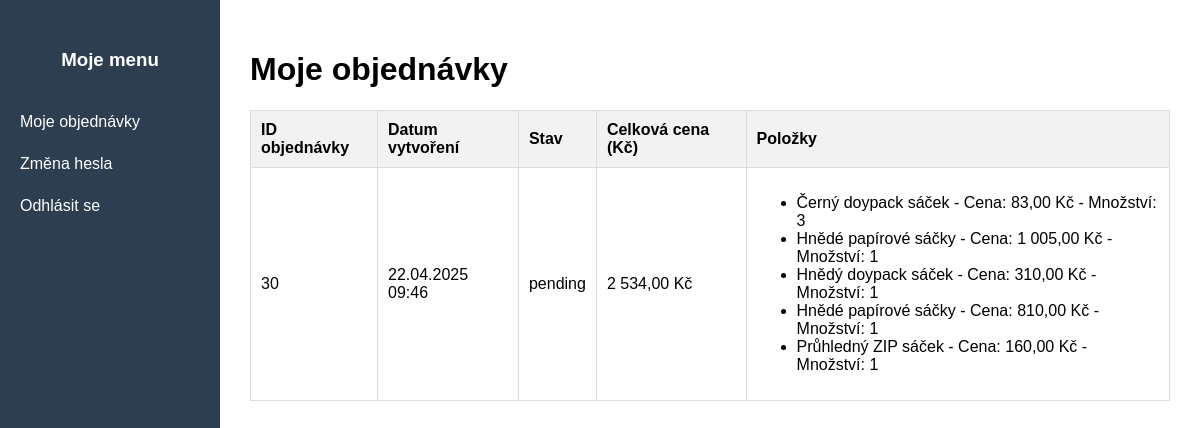
/objednavky.php (signed in), run on the app's committed database.
### tables this page shows
CREATE TABLE `objednavky` (
  `id` bigint(20) UNSIGNED NOT NULL,
  `uzivatel_email` varchar(100) DEFAULT NULL,
  `stav_objednavky` varchar(50) DEFAULT 'pending',
  `celkova_cena` decimal(10,2) DEFAULT NULL,
  `vytvoreno` timestamp NOT NULL DEFAULT current_timestamp()
);

CREATE TABLE `produkty` (
  `id` bigint(20) UNSIGNED NOT NULL,
  `jmeno` varchar(255) NOT NULL,
  `popis_produktu` text DEFAULT NULL,
  `cena` decimal(10,2) NOT NULL,
  `pocet_v_baleni` int(11) DEFAULT NULL,
  `velikost` varchar(50) DEFAULT NULL,
  `image_url` text DEFAULT NULL,
  `kategorie_id` int(11) DEFAULT NULL,
  `vytvoreno` timestamp NOT NULL DEFAULT current_timestamp()
);

CREATE TABLE `produkty_objednavky` (
  `id` bigint(20) UNSIGNED NOT NULL,
  `objednavka_id` int(11) DEFAULT NULL,
  `produkt_id` int(11) DEFAULT NULL,
  `pocet` int(11) NOT NULL,
  `cena_za_kus` decimal(10,2) NOT NULL
);

### objednavky.php (the view, shortened to what this page needs)
<?php
$uzivatel_email = $_SESSION['email'];
require_once 'db.php';
$stmt = $pdo->prepare("
    SELECT o.id AS objednavka_id, o.stav_objednavky, o.celkova_cena, o.vytvoreno,
           p.jmeno AS produkt_nazev, po.pocet, po.cena_za_kus
    FROM objednavky o
    LEFT JOIN produkty_objednavky po ON o.id = po.objednavka_id
    LEFT JOIN produkty p ON po.produkt_id = p.id
    WHERE o.uzivatel_email = ?
    ORDER BY o.vytvoreno DESC
");
$stmt->execute([$uzivatel_email]);
$objednavky = $stmt->fetchAll(PDO::FETCH_ASSOC);
$objednavkyGrouped = [];
foreach ($objednavky as $obj) {
    $objednavka_id = $obj['objednavka_id'];
    if (!isset($objednavkyGrouped[$objednavka_id])) {
        $objednavkyGrouped[$objednavka_id] = [
            'stav_objednavky' => $obj['stav_objednavky'],
            'celkova_cena' => $obj['celkova_cena'],
            'vytvoreno' => $obj['vytvoreno'],
            'produkty' => []
        ];
    }
    $objednavkyGrouped[$objednavka_id]['produkty'][] = [
        'produkt_nazev' => $obj['produkt_nazev'],
        'cena_za_kus' => $obj['cena_za_kus'],
        'pocet' => $obj['pocet']
    ];
}
?>
<!DOCTYPE html>
<html lang="cs">
<head>
    <link rel="stylesheet" href="style2.css">
</head>
<body>
<div class="navbar">
    <h3>Moje menu</h3>
    <a href="objednavky.php">Moje objednávky</a>
    <a href="zmena_hesla.php">Změna hesla</a>
    <a href="logout.php">Odhlásit se</a>
</div>
<div class="content">
    <h1>Moje objednávky</h1>
    <?php if (count($objednavkyGrouped) > 0): ?>
        <table>
            <thead>
                <tr>
                    <th>ID objednávky</th>
                    <th>Datum vytvoření</th>
                    <th>Stav</th>
                    <th>Celková cena (Kč)</th>
                    <th>Položky</th>
                </tr>
            </thead>
            <tbody>
                <?php foreach ($objednavkyGrouped as $orderId => $order): ?>
                    <tr>
                        <td><?php echo htmlspecialchars($orderId); ?></td>
                        <td><?php echo htmlspecialchars(date("d.m.Y H:i", strtotime($order['vytvoreno']))); ?></td>
                        <td><?php echo htmlspecialchars($order['stav_objednavky']); ?></td>
                        <td><?php echo number_format($order['celkova_cena'], 2, ',', ' ') . " Kč"; ?></td>
                        <td>
                            <ul>
                                <?php foreach ($order['produkty'] as $item): ?>
                                    <li>
                                        <?php echo htmlspecialchars($item['produkt_nazev']); ?> -
                                        Cena: <?php echo number_format($item['cena_za_kus'], 2, ',', ' ') . " Kč"; ?> -
                                        Množství: <?php echo htmlspecialchars($item['pocet']); ?>
                                    </li>
                                <?php endforeach; ?>
                            </ul>
                        </td>
                    </tr>
                <?php endforeach; ?>
            </tbody>
        </table>
    <?php else: ?>
        <div class="zadne">Nemáte žádné objednávky.</div>
    <?php endif; ?>
</div>
</body>
</html>

### style2.css (style rules this page uses)
body { margin: 0; font-family: Arial, sans-serif; display: flex; }
.navbar { width: 220px; background-color: #2c3e50; height: 100vh; color: white; padding-top: 30px; position: fixed; left: 0; top: 0; }
.navbar h3 { text-align: center; margin-bottom: 30px; }
.navbar a { display: block; color: white; padding: 12px 20px; text-decoration: none; transition: background-color 0.3s; }
.content { margin-left: 220px; padding: 30px; flex-grow: 1; }
table { width: 100%; border-collapse: collapse; }
table, th, td { border: 1px solid #ddd; }
th, td { padding: 10px; text-align: left; }
th { background-color: #f2f2f2; }
a { text-decoration: none; color: #007bff; }

### data on the page
objednavky: produkty.jmeno "Černý doypack sáček", produkty_objednavky.cena_za_kus "83,00", produkty_objednavky.pocet "3", produkty.jmeno "Hnědé papírové sáčky", produkty_objednavky.cena_za_kus "1 005,00", produkty_objednavky.pocet "1", produkty.jmeno "Hnědý doypack sáček", produkty_objednavky.cena_za_kus "310,00", produkty_objednavky.cena_za_kus "810,00", produkty.jmeno "Průhledný ZIP sáček", produkty_objednavky.cena_za_kus "160,00"

### other printed values
$orderId "30"
date("d.m.Y H:i", strtotime($order['vytvoreno'])) "22.04.2025 09:46"
$order['stav_objednavky'] "pending"
$order['celkova_cena'] "2 534,00"
